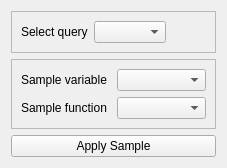
          <widget class="QWidget" name="tab">
           <attribute name="title">
            <string>Create Sample From Query</string>
           </attribute>
           <layout class="QVBoxLayout" name="verticalLayout_13">
            <item>
             <widget class="QFrame" name="frame_21">
              <property name="sizePolicy">
               <sizepolicy hsizetype="Preferred" vsizetype="Fixed">
                <horstretch>0</horstretch>
                <verstretch>0</verstretch>
               </sizepolicy>
              </property>
              <property name="frameShape">
               <enum>QFrame::StyledPanel</enum>
              </property>
              <property name="frameShadow">
               <enum>QFrame::Raised</enum>
              </property>
              <layout class="QHBoxLayout" name="horizontalLayout_18">
               <item>
                <widget class="QLabel" name="label_31">
                 <property name="sizePolicy">
                  <sizepolicy hsizetype="Preferred" vsizetype="Fixed">
                   <horstretch>0</horstretch>
                   <verstretch>0</verstretch>
                  </sizepolicy>
                 </property>
                 <property name="text">
                  <string>Select query</string>
                 </property>
                </widget>
               </item>
               <item>
                <widget class="QComboBox" name="sample_query_combo">
                 <property name="sizePolicy">
                  <sizepolicy hsizetype="MinimumExpanding" vsizetype="Fixed">
                   <horstretch>0</horstretch>
                   <verstretch>0</verstretch>
                  </sizepolicy>
                 </property>
                </widget>
               </item>
               <item>
                <spacer name="horizontalSpacer_8">
                 <property name="orientation">
                  <enum>Qt::Horizontal</enum>
                 </property>
                 <property name="sizeHint" stdset="0">
                  <size>
                   <width>40</width>
                   <height>20</height>
                  </size>
                 </property>
                </spacer>
               </item>
              </layout>
             </widget>
            </item>
            <item>
             <widget class="QFrame" name="frame_22">
              <property name="frameShape">
               <enum>QFrame::StyledPanel</enum>
              </property>
              <property name="frameShadow">
               <enum>QFrame::Raised</enum>
              </property>
              <layout class="QGridLayout" name="gridLayout">
               <item row="0" column="1">
                <widget class="QComboBox" name="sample_variable_combo"/>
               </item>
               <item row="0" column="0">
                <widget class="QLabel" name="label_12">
                 <property name="text">
                  <string>Sample variable</string>
                 </property>
                </widget>
               </item>
               <item row="1" column="0">
                <widget class="QLabel" name="label_17">
                 <property name="text">
                  <string>Sample function</string>
                 </property>
                </widget>
               </item>
               <item row="1" column="1">
                <widget class="QComboBox" name="sample_function_combo"/>
               </item>
              </layout>
             </widget>
            </item>
            <item>
             <widget class="QPushButton" name="apply_query_sample_button">
              <property name="text">
               <string>Apply Sample</string>
              </property>
             </widget>
            </item>
           </layout>
          </widget>
